Frame 1 (no input): blank canvas, image omitted
Frame 60 (the mouse pressed at the canvas centre just before this capture): blank canvas, image omitted
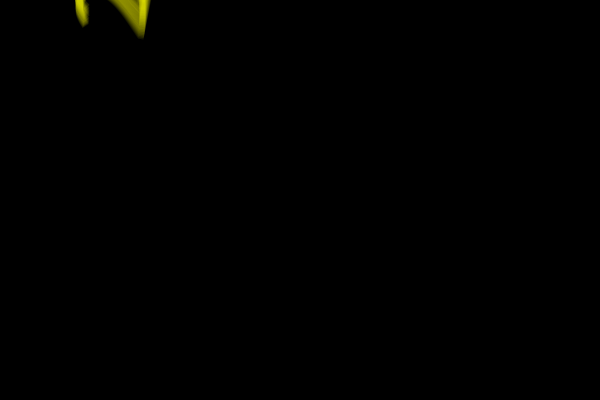
Frame 120 (the mouse held since frame 60 and released just before this capture)

The Processing sketch whose frames 1 and 60 were blank and that drew this single picture after the mouse press (run headless with seeded random() and noise(); from frame 60 on, the mouse is pressed at the canvas centre):

// Processing sketch: processing_98713
// ── processing_98713.pde

// Alive
//
// 'r' - clear screen

int[] years;
int born=1990, now=23, start=1980, total=100, c, R;
float s=100, r;

void setup() {
  c = start;
  size(600,400);
  background(0);
  textAlign(CENTER,CENTER);
  years = new int[total];
  for (int i=0; i<total; i++) {
   years[i] = c+i;    
  }
  R = round(random(1));
  if (R==0) {R=-1;}
  r = random(0.1);
}

void draw() {
  noStroke();
  fill(0,0,0,5);
  textSize(s);
  if (c>=born && c<=born+now) { fill(255,255,0,20); } else {fill(255,255,255,10);}
  translate( (s-100)*r*(c-start), (s-100)*r*(c-start) );
  rotate(R*s/10);
  text(str(years[c-start]),100,100);
  s+=0.1;
  if (c<start+total-1 && frameCount%5==0) { c++; } 
  if (c>=start+total-1) { c=start; }
  if (s>300) { 
    s=100;
    R = round(random(1));
    if (R==0) {R=-1;} else {R=1;}
    r = random(0.1);
  }  
}

void keyPressed() {
 if (key == 'r') { background(0); } 
}
